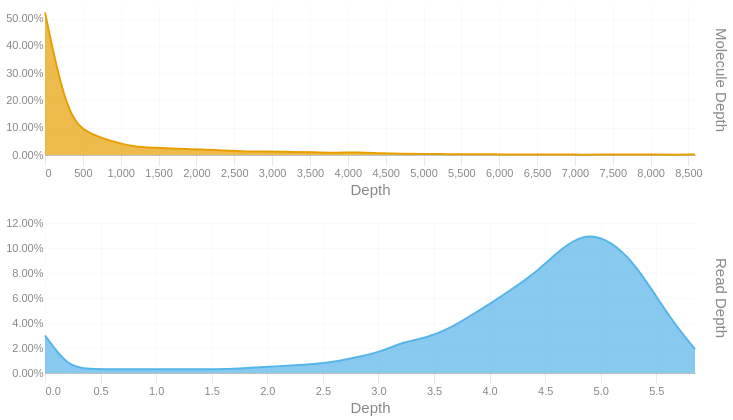

Source (notebook cell):
### Code cell
readdep = depth_hist(tb['Read Depth'], q99, 3)
readdep = readdep.with_columns(pl.lit('Read Depth').alias('Metric'))
if not SKIPLR:
    moldep = depth_hist(tb['Molecule Depth'], mol_q99, 1)
    moldep = moldep.with_columns(pl.lit('Molecule Depth').alias('Metric'))
    _hist = pl.concat([readdep, moldep])
    _hist = _hist.filter(pl.col('Proportion') != 0)
    with SafeRender(_hist):
        (
            alt.Chart(_hist)        
            .mark_area(interpolate = "basis")
            .encode(
                x=alt.X('Bin:Q').scale(domainMin=0).axis(alt.Axis(title='Depth')),
                y = alt.Y('Proportion:Q', title = None).axis(format = '.2%'),
                color = alt.Color('Metric:N').legend(None),
                row = alt.Row("Metric:N").header(title = None, labelOrient = 'right'),
                tooltip = [
                    alt.Tooltip("Metric:N", title = "Metric"),
                    alt.Tooltip('Interval:N', title = "Depth Interval"),
                    alt.Tooltip('Proportion:Q', title = "% Alignments").format('.2%')
                ]
            )
            .resolve_scale(x='independent', y='independent')
            .properties(
                height = 150, width = 650,
                usermeta={'embedOptions': {'downloadFileName': f'{samplename}.depth.hist'}}
            )
        ).display()
else:
    readdep = readdep.filter(pl.col('Proportion') != 0)
    with SafeRender(readdep):
        (
            alt.Chart(readdep)        
            .mark_area(interpolate = "basis")
            .encode(
                x=alt.X('Bin:Q').scale(domainMin=0).axis(alt.Axis(title='Depth')),
                y = alt.Y('Proportion:Q', title = None).axis(format = '.2%'),
                tooltip = [
                    alt.Tooltip('Interval:N', title = "Depth Interval"),
                    alt.Tooltip('Proportion:Q', title = "% Alignments").format('.2%')
                ]
            )
            .properties(
                usermeta={'embedOptions': {'downloadFileName': f'{samplename}.depth.hist'}}
            )
        ).display()

### Figure 1 — Vega-Lite specification as saved in the notebook (floating-point values rounded to 4 significant figures)
{"width": 650, "height": 150, "config": {"title": {"anchor": "start", "dy": -15, "fontSize": 18, "color": "#888888", "subtitleColor": "#888888", "subtitleFontSize": 14}, "arc": {"fill": "#0072B2"}, "axis": {"domainColor": "#888888", "domainWidth": 0.5, "gridWidth": 0.2, "grid": false, "titleFontWeight": 400, "titleFontSize": 15, "labelFontSize": 11, "labelColor": "#888888", "tickColor": "#888888", "tickWidth": 0.2, "titleColor": "#888888"}, "axisBand": {"grid": false}, "axisX": {"grid": true, "tickSize": 10, "domainCap": "round"}, "axisY": {"domain": false, "grid": true, "tickSize": 0, "domainCap": "round"}, "background": "transparent", "header": {"labelFontSize": 15, "labelColor": "#888888", "titleFontSize": 15, "titleFontWeight": 600, "titleColor": "#888888"}, "legend": {"labelFont": "sans-serif", "labelFontSize": 12, "labelColor": "#888888", "symbolSize": 100, "symbolType": "circle", "titleFontSize": 12, "titlePadding": 10, "titleColor": "#888888", "title": null}, "range": {"category": ["#E69F00", "#56B4E9", "#009E73", "#F0E442", "#0072B2", "#D55E00", "#CC79A7", "#000000"], "diverging": ["#cfe8f3", "#a2d4ec", "#73bfe2", "#46abdb", "#1696d2", "#12719e"]}, "area": {"fill": "#0072B2", "fillOpacity": 0.7, "line": true, "strokeOpacity": 0.7}, "line": {"color": "#0072B2", "stroke": "#0072B2", "strokeWidth": 2}, "trail": {"color": "#0072B2", "stroke": "#0072B2", "strokeWidth": 0, "size": 1}, "point": {"filled": true, "fillOpacity": 1.0, "size": 95}, "text": {"color": "#888888", "fontSize": 11, "align": "right", "fontWeight": 400, "size": 11}, "bar": {"fill": "#0072B2", "stroke": null}, "view": {"stroke": null, "continuousWidth": 660, "continuousHeight": 400}}, "data": {"name": "data-6fe256b1a8b7d57d3070e3fd1b02805f"}, "mark": {"type": "area", "interpolate": "basis"}, "encoding": {"color": {"field": "Metric", "legend": null, "type": "nominal"}, "row": {"field": "Metric", "header": {"title": null, "labelOrient": "right"}, "type": "nominal"}, "tooltip": [{"field": "Metric", "title": "Metric", "type": "nominal"}, {"field": "Interval", "title": "Depth Interval", "type": "nominal"}, {"field": "Proportion", "format": ".2%", "title": "% Alignments", "type": "quantitative"}], "x": {"axis": {"title": "Depth"}, "field": "Bin", "scale": {"domainMin": 0}, "type": "quantitative"}, "y": {"axis": {"format": ".2%"}, "field": "Proportion", "title": null, "type": "quantitative"}}, "resolve": {"scale": {"x": "independent", "y": "independent"}}, "usermeta": {"embedOptions": {"downloadFileName": "S5_Hudson_1193.depth.hist"}}, "$schema": "https://vega.github.io/schema/vega-lite/v6.1.0.json", "datasets": {"data-6fe256b1a8b7d57d3070e3fd1b02805f": [{"Bin": 0.0, "Interval": "0.0-0.202", "Proportion": 0.03, "Metric": "Read Depth"}, {"Bin": 0.202, "Interval": "0.202-0.403", "Proportion": 0.005, "Metric": "Read Depth"}, {"Bin": 0.403, "Interval": "0.403-0.605", "Proportion": 0.003, "Metric": "Read Depth"}, {"Bin": 0.605, "Interval": "0.605-0.807", "Proportion": 0.003, "Metric": "Read Depth"}, {"Bin": 0.807, "Interval": "0.807-1.008", "Proportion": 0.003, "Metric": "Read Depth"}, {"Bin": 1.008, "Interval": "1.008-1.21", "Proportion": 0.003, "Metric": "Read Depth"}, {"Bin": 1.21, "Interval": "1.21-1.412", "Proportion": 0.003, "Metric": "Read Depth"}, {"Bin": 1.412, "Interval": "1.412-1.613", "Proportion": 0.003, "Metric": "Read Depth"}, {"Bin": 1.613, "Interval": "1.613-1.815", "Proportion": 0.003, "Metric": "Read Depth"}, {"Bin": 1.815, "Interval": "1.815-2.017", "Proportion": 0.004, "Metric": "Read Depth"}, {"Bin": 2.017, "Interval": "2.017-2.218", "Proportion": 0.005, "Metric": "Read Depth"}, {"Bin": 2.218, "Interval": "2.218-2.42", "Proportion": 0.006, "Metric": "Read Depth"}, {"Bin": 2.42, "Interval": "2.42-2.622", "Proportion": 0.007, "Metric": "Read Depth"}, {"Bin": 2.622, "Interval": "2.622-2.823", "Proportion": 0.009, "Metric": "Read Depth"}, {"Bin": 2.823, "Interval": "2.823-3.025", "Proportion": 0.013, "Metric": "Read Depth"}, {"Bin": 3.025, "Interval": "3.025-3.227", "Proportion": 0.017, "Metric": "Read Depth"}, {"Bin": 3.227, "Interval": "3.227-3.428", "Proportion": 0.025, "Metric": "Read Depth"}, {"Bin": 3.428, "Interval": "3.428-3.63", "Proportion": 0.028, "Metric": "Read Depth"}, {"Bin": 3.63, "Interval": "3.63-3.832", "Proportion": 0.035, "Metric": "Read Depth"}, {"Bin": 3.832, "Interval": "3.832-4.033", "Proportion": 0.046, "Metric": "Read Depth"}, {"Bin": 4.033, "Interval": "4.033-4.235", "Proportion": 0.057, "Metric": "Read Depth"}, {"Bin": 4.235, "Interval": "4.235-4.437", "Proportion": 0.069, "Metric": "Read Depth"}, {"Bin": 4.437, "Interval": "4.437-4.638", "Proportion": 0.082, "Metric": "Read Depth"}, {"Bin": 4.638, "Interval": "4.638-4.84", "Proportion": 0.099, "Metric": "Read Depth"}, {"Bin": 4.84, "Interval": "4.84-5.042", "Proportion": 0.111, "Metric": "Read Depth"}, {"Bin": 5.042, "Interval": "5.042-5.243", "Proportion": 0.108, "Metric": "Read Depth"}, {"Bin": 5.243, "Interval": "5.243-5.445", "Proportion": 0.094, "Metric": "Read Depth"}, {"Bin": 5.445, "Interval": "5.445-5.647", "Proportion": 0.069, "Metric": "Read Depth"}, {"Bin": 5.647, "Interval": "5.647-5.848", "Proportion": 0.041, "Metric": "Read Depth"}, {"Bin": 5.848, "Interval": "5.848-6.05", "Proportion": 0.019, "Metric": "Read Depth"}, {"Bin": 0.0, "Interval": "0.0-296.1", "Proportion": 0.522, "Metric": "Molecule Depth"}, {"Bin": 296.1, "Interval": "296.1-592.2", "Proportion": 0.131, "Metric": "Molecule Depth"}, {"Bin": 592.2, "Interval": "592.2-888.3", "Proportion": 0.077, "Metric": "Molecule Depth"}, {"Bin": 888.3, "Interval": "888.3-1184.3", "Proportion": 0.05, "Metric": "Molecule Depth"}, {"Bin": 1184.0, "Interval": "1184.3-1480.4", "Proportion": 0.029, "Metric": "Molecule Depth"}, {"Bin": 1480.0, "Interval": "1480.4-1776.5", "Proportion": 0.027, "Metric": "Molecule Depth"}, {"Bin": 1776.0, "Interval": "1776.5-2072.6", "Proportion": 0.022, "Metric": "Molecule Depth"}, {"Bin": 2073.0, "Interval": "2072.6-2368.7", "Proportion": 0.021, "Metric": "Molecule Depth"}, {"Bin": 2369.0, "Interval": "2368.7-2664.8", "Proportion": 0.016, "Metric": "Molecule Depth"}, {"Bin": 2665.0, "Interval": "2664.8-2960.9", "Proportion": 0.012, "Metric": "Molecule Depth"}, {"Bin": 2961.0, "Interval": "2960.9-3256.9", "Proportion": 0.013, "Metric": "Molecule Depth"}, {"Bin": 3257.0, "Interval": "3256.9-3553.0", "Proportion": 0.011, "Metric": "Molecule Depth"}, {"Bin": 3553.0, "Interval": "3553.0-3849.1", "Proportion": 0.01, "Metric": "Molecule Depth"}, {"Bin": 3849.0, "Interval": "3849.1-4145.2", "Proportion": 0.008, "Metric": "Molecule Depth"}, {"Bin": 4145.0, "Interval": "4145.2-4441.3", "Proportion": 0.01, "Metric": "Molecule Depth"}, {"Bin": 4441.0, "Interval": "4441.3-4737.4", "Proportion": 0.006, "Metric": "Molecule Depth"}, {"Bin": 4737.0, "Interval": "4737.4-5033.5", "Proportion": 0.005, "Metric": "Molecule Depth"}, {"Bin": 5034.0, "Interval": "5033.5-5329.5", "Proportion": 0.004, "Metric": "Molecule Depth"}, {"Bin": 5330.0, "Interval": "5329.5-5625.6", "Proportion": 0.003, "Metric": "Molecule Depth"}, {"Bin": 5626.0, "Interval": "5625.6-5921.7", "Proportion": 0.003, "Metric": "Molecule Depth"}, {"Bin": 5922.0, "Interval": "5921.7-6217.8", "Proportion": 0.003, "Metric": "Molecule Depth"}, {"Bin": 6218.0, "Interval": "6217.8-6513.9", "Proportion": 0.001, "Metric": "Molecule Depth"}, {"Bin": 6514.0, "Interval": "6513.9-6810.0", "Proportion": 0.002, "Metric": "Molecule Depth"}, {"Bin": 6810.0, "Interval": "6810.0-7106.0", "Proportion": 0.002, "Metric": "Molecule Depth"}, {"Bin": 7106.0, "Interval": "7106.0-7402.1", "Proportion": 0.001, "Metric": "Molecule Depth"}, {"Bin": 7402.0, "Interval": "7402.1-7698.2", "Proportion": 0.002, "Metric": "Molecule Depth"}, {"Bin": 7698.0, "Interval": "7698.2-7994.3", "Proportion": 0.002, "Metric": "Molecule Depth"}, {"Bin": 7994.0, "Interval": "7994.3-8290.4", "Proportion": 0.002, "Metric": "Molecule Depth"}, {"Bin": 8290.0, "Interval": "8290.4-8586.5", "Proportion": 0.001, "Metric": "Molecule Depth"}, {"Bin": 8586.0, "Interval": "8586.5-8882.56", "Proportion": 0.002, "Metric": "Molecule Depth"}]}}
